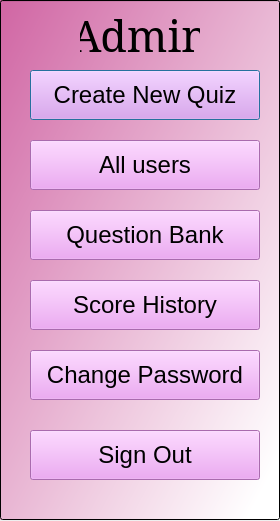
<?xml version="1.0" encoding="UTF-8"?>
<ui version="4.0">
 <class>Dialog</class>
 <widget class="QDialog" name="Dialog">
  <property name="geometry">
   <rect>
    <x>0</x>
    <y>0</y>
    <width>280</width>
    <height>521</height>
   </rect>
  </property>
  <property name="windowTitle">
   <string>Admin Page</string>
  </property>
  <property name="windowIcon">
   <iconset>
    <normaloff>C:/Users/hp/Downloads/admin.png</normaloff>C:/Users/hp/Downloads/admin.png</iconset>
  </property>
  <widget class="QLineEdit" name="lineEdit">
   <property name="geometry">
    <rect>
     <x>0</x>
     <y>0</y>
     <width>280</width>
     <height>520</height>
    </rect>
   </property>
   <property name="styleSheet">
    <string notr="true">background-color: qlineargradient(spread:pad, x1:0.0248052, y1:0.011, x2:0.955039, y2:0.926, stop:0 rgba(209, 104, 165, 255), stop:1 rgba(255, 255, 255, 255));</string>
   </property>
   <property name="readOnly">
    <bool>true</bool>
   </property>
  </widget>
  <widget class="QLabel" name="label">
   <property name="geometry">
    <rect>
     <x>80</x>
     <y>10</y>
     <width>120</width>
     <height>50</height>
    </rect>
   </property>
   <property name="font">
    <font>
     <family>MS Serif</family>
     <pointsize>32</pointsize>
    </font>
   </property>
   <property name="text">
    <string>Admin</string>
   </property>
   <property name="alignment">
    <set>Qt::AlignCenter</set>
   </property>
  </widget>
  <widget class="QPushButton" name="btn1">
   <property name="geometry">
    <rect>
     <x>30</x>
     <y>70</y>
     <width>230</width>
     <height>50</height>
    </rect>
   </property>
   <property name="font">
    <font>
     <family>Nirmala UI</family>
     <pointsize>18</pointsize>
    </font>
   </property>
   <property name="styleSheet">
    <string notr="true">QPushButton{
	background-color: rgb(236, 150, 243);}
QPushButton:hover{
	color: rgb(255, 255, 255);}
</string>
   </property>
   <property name="text">
    <string>Create New Quiz</string>
   </property>
  </widget>
  <widget class="QPushButton" name="btn3">
   <property name="geometry">
    <rect>
     <x>30</x>
     <y>210</y>
     <width>230</width>
     <height>50</height>
    </rect>
   </property>
   <property name="font">
    <font>
     <family>Nirmala UI</family>
     <pointsize>18</pointsize>
    </font>
   </property>
   <property name="styleSheet">
    <string notr="true">QPushButton{
	background-color: rgb(236, 150, 243);}
QPushButton:hover{
	color: rgb(255, 255, 255);}
</string>
   </property>
   <property name="text">
    <string>Question Bank</string>
   </property>
  </widget>
  <widget class="QPushButton" name="btn4">
   <property name="geometry">
    <rect>
     <x>30</x>
     <y>280</y>
     <width>230</width>
     <height>50</height>
    </rect>
   </property>
   <property name="font">
    <font>
     <family>Nirmala UI</family>
     <pointsize>18</pointsize>
    </font>
   </property>
   <property name="styleSheet">
    <string notr="true">QPushButton{
	background-color: rgb(236, 150, 243);}
QPushButton:hover{
	color: rgb(255, 255, 255);}
</string>
   </property>
   <property name="text">
    <string>Score History</string>
   </property>
  </widget>
  <widget class="QPushButton" name="btn5">
   <property name="geometry">
    <rect>
     <x>30</x>
     <y>350</y>
     <width>230</width>
     <height>50</height>
    </rect>
   </property>
   <property name="font">
    <font>
     <family>Nirmala UI</family>
     <pointsize>18</pointsize>
    </font>
   </property>
   <property name="styleSheet">
    <string notr="true">QPushButton{
	background-color: rgb(236, 150, 243);}
QPushButton:hover{
	color: rgb(255, 255, 255);}
</string>
   </property>
   <property name="text">
    <string>Change Password</string>
   </property>
  </widget>
  <widget class="QPushButton" name="btn6">
   <property name="geometry">
    <rect>
     <x>30</x>
     <y>430</y>
     <width>230</width>
     <height>50</height>
    </rect>
   </property>
   <property name="font">
    <font>
     <family>Nirmala UI</family>
     <pointsize>18</pointsize>
    </font>
   </property>
   <property name="styleSheet">
    <string notr="true">QPushButton{
	background-color: rgb(236, 150, 243);}
QPushButton:hover{
	color: rgb(255, 255, 255);}
</string>
   </property>
   <property name="text">
    <string>Sign Out</string>
   </property>
  </widget>
  <widget class="QPushButton" name="btn2">
   <property name="geometry">
    <rect>
     <x>30</x>
     <y>140</y>
     <width>230</width>
     <height>50</height>
    </rect>
   </property>
   <property name="font">
    <font>
     <family>Nirmala UI</family>
     <pointsize>18</pointsize>
    </font>
   </property>
   <property name="styleSheet">
    <string notr="true">QPushButton{
	background-color: rgb(236, 150, 243);}
QPushButton:hover{
	color: rgb(255, 255, 255);}
</string>
   </property>
   <property name="text">
    <string>All users</string>
   </property>
  </widget>
 </widget>
 <resources/>
 <connections/>
</ui>
